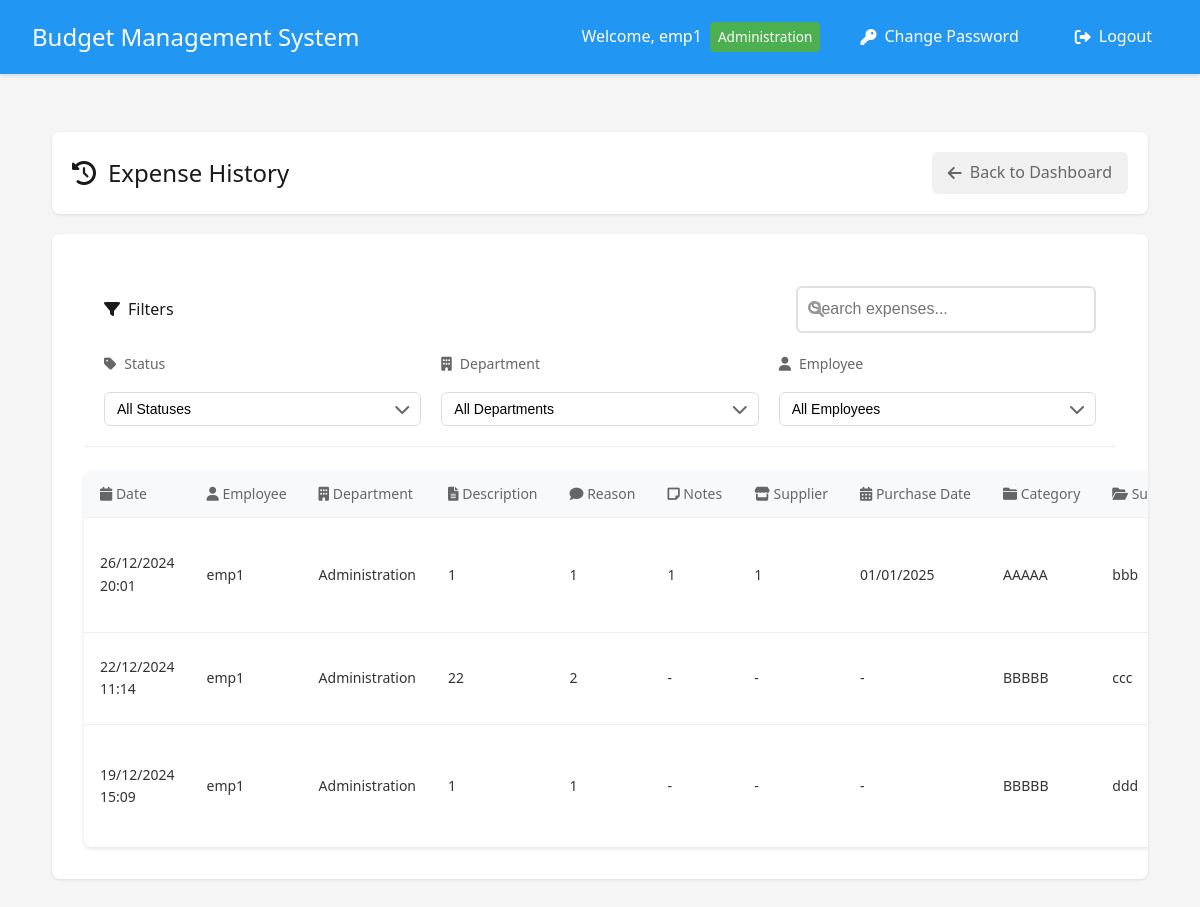
The page /manager/history (signed in) on the database its author committed.
### app.py (models this page shows, shortened)
class User(UserMixin, db.Model):
    __tablename__ = 'user'
    id = db.Column(db.Integer, primary_key=True)
    username = db.Column(db.String(80), unique=True, nullable=False)
    email = db.Column(db.String(120), unique=False, nullable=False)
    password = db.Column(db.String(120), nullable=False)
    is_manager = db.Column(db.Boolean, default=False)
    is_admin = db.Column(db.Boolean, default=False)
    is_accounting = db.Column(db.Boolean, default=False)
    status = db.Column(db.String(20), default='active')  # active, inactive, pending
    department_id = db.Column(db.Integer, db.ForeignKey('department.id'))
    home_department = db.relationship('Department',
                                    foreign_keys=[department_id],
                                    back_populates='employees')
    managed_departments = db.relationship('Department',
                                       secondary=manager_departments,
                                       backref=db.backref('department_managers', lazy='dynamic'))
    submitted_expenses = db.relationship('Expense',
                                       primaryjoin='User.id==Expense.user_id',
                                       backref='submitter',
                                       lazy=True)
    handled_expenses = db.relationship('Expense',
                                     primaryjoin='User.id==Expense.manager_id',
                                     backref='handler',
                                     lazy=True)

class Department(db.Model):
    __tablename__ = 'department'
    id = db.Column(db.Integer, primary_key=True)
    name = db.Column(db.String(100), nullable=False)
    budget = db.Column(db.Float, default=0.0)
    employees = db.relationship('User', foreign_keys='User.department_id', back_populates='home_department')
    categories = db.relationship('Category', backref='department', lazy=True)

class Expense(db.Model):
    __tablename__ = 'expense'
    id = db.Column(db.Integer, primary_key=True)
    amount = db.Column(db.Float, nullable=False)
    description = db.Column(db.String(200))
    reason = db.Column(db.String(500))
    notes = db.Column(db.String(500))  # New field for payment notes
    type = db.Column(db.String(50), nullable=False, default='needs_approval')
    date = db.Column(db.DateTime, nullable=False, default=datetime.utcnow)
    status = db.Column(db.String(20), default='pending')
    user_id = db.Column(db.Integer, db.ForeignKey('user.id'), nullable=False)
    subcategory_id = db.Column(db.Integer, db.ForeignKey('subcategory.id'), nullable=False)
    quote_filename = db.Column(db.String(255))
    invoice_filename = db.Column(db.String(255))
    receipt_filename = db.Column(db.String(255))
    manager_id = db.Column(db.Integer, db.ForeignKey('user.id'), nullable=True)
    handled_at = db.Column(db.DateTime, nullable=True)
    rejection_reason = db.Column(db.String(500))
    is_paid = db.Column(db.Boolean, default=False)  # New field to track payment status
    paid_by_id = db.Column(db.Integer, db.ForeignKey('user.id'), nullable=True)  # New field to track who marked as paid
    paid_at = db.Column(db.DateTime, nullable=True)  # New field to track when marked as paid
    supplier_name = db.Column(db.String(255))  # New field for supplier name
    purchase_date = db.Column(db.DateTime, nullable=True)  # New field for purchase date
    payment_method = db.Column(db.String(50), default='credit')  # Payment method: credit/transfer
    paid_by = db.relationship('User',
                            foreign_keys=[paid_by_id],
                            backref=db.backref('paid_expenses', lazy='dynamic'))

class Category(db.Model):
    __tablename__ = 'category'
    id = db.Column(db.Integer, primary_key=True)
    name = db.Column(db.String(100), nullable=False)
    budget = db.Column(db.Float, default=0.0)
    department_id = db.Column(db.Integer, db.ForeignKey('department.id'), nullable=False)
    subcategories = db.relationship('Subcategory', backref='category', lazy=True)

class Subcategory(db.Model):
    __tablename__ = 'subcategory'
    id = db.Column(db.Integer, primary_key=True)
    name = db.Column(db.String(100), nullable=False)
    budget = db.Column(db.Float, default=0.0)
    category_id = db.Column(db.Integer, db.ForeignKey('category.id'), nullable=False)
    expenses = db.relationship('Expense', backref='subcategory', lazy=True)

### app.py (the view, shortened to what this page needs)
@app.route('/manager/history')
@login_required
def expense_history():
    if current_user.is_admin:
        expenses = Expense.query.order_by(Expense.date.desc()).all()
    else:
        expenses = Expense.query.filter_by(
            user_id=current_user.id
        ).order_by(Expense.date.desc()).all()
    if current_user.is_admin:
        employees = User.query.all()  # Show all employees for admin
        departments = Department.query.all()
    elif current_user.is_manager:
        managed_dept_ids = [dept.id for dept in current_user.managed_departments]
        managed_dept_ids.append(current_user.department_id)
        employees = User.query.filter(User.department_id.in_(managed_dept_ids)).all()
        departments = [dept for dept in Department.query.filter(Department.id.in_(managed_dept_ids)).all()]
    else:
        employees = []
        departments = []
    status = request.args.get('status', 'all')
    employee = request.args.get('employee', 'all')
    department = request.args.get('department', 'all')
    if status != 'all':
        expenses = [expense for expense in expenses if expense.status == status]
    if employee != 'all':
        expenses = [expense for expense in expenses if expense.user_id == int(employee)]
    if department != 'all':
        expenses = [expense for expense in expenses if expense.submitter.department_id == int(department)]
    return render_template('expense_history.html',
                         expenses=expenses,
                         employees=employees,
                         departments=departments,
                         selected_status=status,
                         selected_employee=employee,
                         selected_department=department)

### app.py (called while the page is built)
@login_manager.user_loader
def load_user(user_id):
    user = User.query.get(int(user_id))
    if user and user.status == 'inactive':
        return None
    return user

@app.template_filter('format_expense_type')
def format_expense_type(value):
    types = {
        'future_approval': 'Approval for future purchase',
        'auto_approved': 'Automatically approved expense',
        'needs_approval': 'Needs manager approval',
        'pre_approved': 'Pre-approved by manager'
    }
    return types.get(value, value)

### templates/expense_history.html (shortened to what this page needs)
{% extends "base.html" %}
{% block content %}
<div class="container">
    <div class="page-header">
        <div class="header-content">
            <h1><i class="fas fa-history"></i> Expense History</h1>
            <a href="{{ url_for('manager_dashboard') }}" class="back-button">
                <i class="fas fa-arrow-left"></i> Back to Dashboard
            </a>
        </div>
    </div>
    <div class="card">
        <div class="filters-section">
            <div class="filters-header">
                <div class="filters-title">
                    <i class="fas fa-filter"></i> Filters
                </div>
                <div class="search-box">
                    <i class="fas fa-search search-icon"></i>
                    <input type="text" id="expenseSearch" placeholder="Search expenses..." class="search-input">
                </div>
            </div>
            <div class="filters-grid">
                <form method="GET" class="filter-form">
                    <div class="filter-group">
                        <label for="status">
                            <i class="fas fa-tag"></i> Status
                        </label>
                        <div class="select-wrapper">
                            <select name="status" id="status" onchange="this.form.submit()">
                                <option value="all" {% if selected_status == 'all' %}selected{% endif %}>All Statuses</option>
                            </select>
                        </div>
                    </div>
                    <div class="filter-group">
                        <label for="department">
                            <i class="fas fa-building"></i> Department
                        </label>
                        <div class="select-wrapper">
                            <select name="department" id="department" onchange="this.form.submit()">
                                <option value="all" {% if selected_department == 'all' %}selected{% endif %}>All Departments</option>
                            </select>
                        </div>
                    </div>
                    <div class="filter-group">
                        <label for="employee">
                            <i class="fas fa-user"></i> Employee
                        </label>
                        <div class="select-wrapper">
                            <select name="employee" id="employee" onchange="this.form.submit()">
                                <option value="all" {% if selected_employee == 'all' %}selected{% endif %}>All Employees</option>
                            </select>
                        </div>
                    </div>
                </form>
            </div>
        </div>
        <div class="table-responsive">
            <table class="expenses-table">
                <thead>
                    <tr>
                        <th><i class="fas fa-calendar"></i> Date</th>
                        <th><i class="fas fa-user"></i> Employee</th>
                        <th><i class="fas fa-building"></i> Department</th>
                        <th><i class="fas fa-file-alt"></i> Description</th>
                        <th><i class="fas fa-comment"></i> Reason</th>
                        <th><i class="fas fa-sticky-note"></i> Notes</th>
                        <th><i class="fas fa-store"></i> Supplier</th>
                        <th><i class="fas fa-calendar-alt"></i> Purchase Date</th>
                        <th><i class="fas fa-folder"></i> Category</th>
                        <th><i class="fas fa-folder-open"></i> Subcategory</th>
                    </tr>
                </thead>
                <tbody>
                    {% for expense in expenses %}
                    <tr>
                        <td>{{ expense.date.strftime('%d/%m/%Y %H:%M') }}</td>
                        <td>{{ expense.submitter.username }}</td>
                        <td>{{ expense.submitter.home_department.name if expense.submitter.home_department else 'No Department' }}</td>
                        <td>{{ expense.description }}</td>
                        <td>{{ expense.reason }}</td>
                        <td>{{ expense.notes if expense.notes else '-' }}</td>
                        <td>{{ expense.supplier_name if expense.supplier_name else '-' }}</td>
                        <td>{{ expense.purchase_date.strftime('%d/%m/%Y') if expense.purchase_date else '-' }}</td>
                        <td>{{ expense.subcategory.category.name if expense.subcategory else '-' }}</td>
                        <td>{{ expense.subcategory.name if expense.subcategory else '-' }}</td>
                    </tr>
                    {% endfor %}
                </tbody>
            </table>
        </div>
    </div>
</div>
{% endblock %}

### templates/base.html (shortened to what this page needs)
<!DOCTYPE html>
<html lang="en">
<head>
    <link rel="stylesheet" href="{{ url_for('static', filename='style.css') }}">
    <link href="https://cdnjs.cloudflare.com/ajax/libs/font-awesome/6.0.0/css/all.min.css" rel="stylesheet">
</head>
<body>
    <nav class="navbar">
        <div class="nav-brand">Budget Management System</div>
        <div class="nav-items">
            {% if current_user.is_authenticated %}
                <span class="user-info">
                    Welcome, {{ current_user.username }}
                    {% if current_user.home_department %}
                        <span class="badge department">{{ current_user.home_department.name }}</span>
                    {% endif %}
                </span>
                <a href="{{ url_for('change_password') }}" class="nav-link">
                    <i class="fas fa-key"></i> Change Password
                </a>
                <a href="{{ url_for('logout') }}" class="nav-link">
                    <i class="fas fa-sign-out-alt"></i> Logout
                </a>
            {% else %}
                <a href="{{ url_for('login') }}" class="nav-link">
                    <i class="fas fa-sign-in-alt"></i> Login
                </a>
            {% endif %}
        </div>
    </nav>
    <div class="content">
        {% block content %}{% endblock %}
    </div>
</body>
</html>

### static/style.css (style rules this page uses)
:root { --primary-color: #2196F3; --secondary-color: #FFC107; --success-color: #4CAF50; --danger-color: #f44336; --text-color: #333; --bg-color: #f5f5f5; --card-bg: #ffffff; --background-light: #f8f9fa; }
* { margin: 0; padding: 0; box-sizing: border-box; transition: all 0.3s ease; }
body { font-family: 'Segoe UI', Roboto, Arial, sans-serif; background-color: var(--bg-color); color: var(--text-color); line-height: 1.6; }
.container { max-width: 1200px; margin: 0 auto; padding: 1rem; }
h1 { color: var(--primary-color); font-weight: 500; margin-bottom: 1.5rem; }
.card { background-color: var(--card-bg); border-radius: 8px; box-shadow: 0 2px 4px rgba(0,0,0,0.1); padding: 2rem; margin-bottom: 2rem; }
label { display: block; margin-bottom: 0.5rem; color: var(--text-color); font-weight: 500; }
input[type="text"], input[type="password"], input[type="number"], textarea { width: 100%; padding: 0.8rem; border: 2px solid #e0e0e0; border-radius: 6px; font-size: 1rem; transition: border-color 0.3s ease; }
table { width: 100%; border-collapse: separate; border-spacing: 0; margin-top: 1.5rem; background-color: var(--card-bg); border-radius: 8px; overflow: hidden; box-shadow: 0 2px 4px rgba(0,0,0,0.1); }
th, td { padding: 1rem; text-align: left; border-bottom: 1px solid #e0e0e0; }
th { background-color: #f8f9fa; font-weight: 600; color: var(--text-color); }
tr:last-child td { border-bottom: none; }
.filter-form { display: flex; gap: 2rem; align-items: flex-end; }
.filter-group { flex: 1; }
.filter-group label { margin-bottom: 0.5rem; }
.filter-group select { width: 100%; padding: 0.8rem; border: 2px solid #e0e0e0; border-radius: 6px; font-size: 1rem; background-color: white; cursor: pointer; transition: border-color 0.3s ease; }
.navbar { background-color: var(--primary-color); padding: 1rem 2rem; color: white; display: flex; justify-content: space-between; align-items: center; box-shadow: 0 2px 4px rgba(0,0,0,0.1); position: fixed; top: 0; left: 0; right: 0; z-index: 1000; }
.nav-brand { font-size: 1.5rem; font-weight: 500; }
.nav-items { display: flex; align-items: center; gap: 1rem; }
.user-info { display: flex; align-items: center; gap: 0.5rem; }
.badge { background-color: var(--secondary-color); color: var(--text-color); padding: 0.25rem 0.5rem; border-radius: 4px; font-size: 0.8rem; font-weight: 500; }
.nav-link { color: white; text-decoration: none; padding: 0.5rem 1rem; border-radius: 4px; transition: background-color 0.3s; display: flex; align-items: center; gap: 0.5rem; }
.nav-link i { font-size: 1rem; }
.content { padding: 2rem; margin-top: 80px; }

### templates/base.html (style rules this page uses)
.navbar { background-color: #2196F3; padding: 1rem 2rem; box-shadow: 0 2px 4px rgba(0,0,0,0.1); display: flex; justify-content: space-between; align-items: center; }
.nav-brand { color: white; font-size: 1.5rem; font-weight: 500; }
.nav-items { display: flex; align-items: center; gap: 1.5rem; }
.nav-link { color: white; text-decoration: none; padding: 0.5rem 1rem; border-radius: 4px; transition: background-color 0.3s; }
.user-info { color: white; display: flex; align-items: center; gap: 0.5rem; }
.badge { padding: 4px 8px; border-radius: 4px; font-size: 0.85em; font-weight: 500; background-color: rgba(255,255,255,0.2); color: white; }
.badge.department { background-color: #4CAF50; }

### rows shown on the page
User: username "emp1"
Department: home_department.name "Administration"
Expense: date "26/12/2024 20:01", submitter.username "emp1", submitter.home_department "Administration", description "1", reason "1", notes "1", supplier_name "1", purchase_date "01/01/2025", subcategory.category "AAAAA", subcategory "bbb"
Expense: date "22/12/2024 11:14", submitter.username "emp1", submitter.home_department "Administration", description "22", reason "2", notes "-", supplier_name "-", purchase_date "-", subcategory.category "BBBBB", subcategory "ccc"
Expense: date "19/12/2024 15:09", submitter.username "emp1", submitter.home_department "Administration", description "1", reason "1", notes "-", supplier_name "-", purchase_date "-", subcategory.category "BBBBB", subcategory "ddd"
